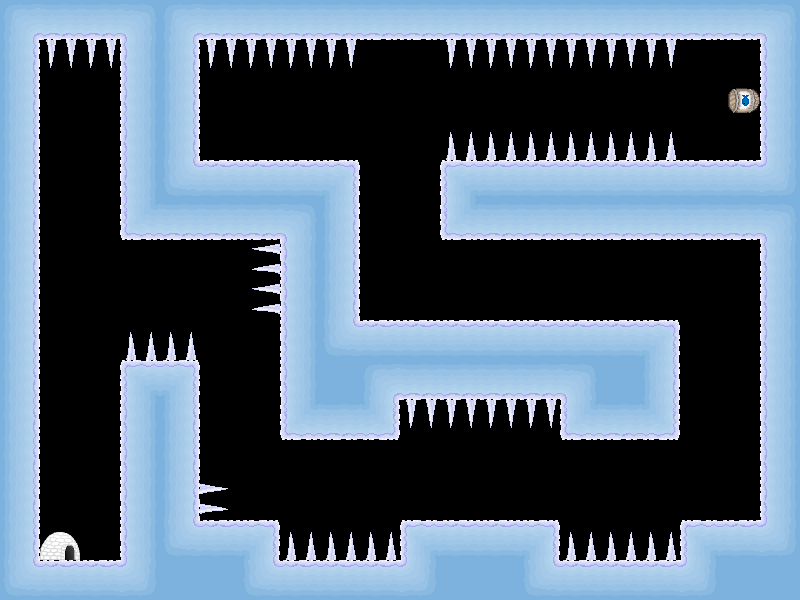

Rendered tile map (Tiled .tmx) drawn with the repository's tilesets; below, a short description and the map source with its tile grids summarised:
An orthogonal 20x15 tile map with 40x40 px tiles, 1 tile layer (Kachelebene 1), 4 tilesets.

<map version="1.0" orientation="orthogonal" width="20" height="15" tilewidth="40" tileheight="40">
 <tileset firstgid="1" name="Objekte" tilewidth="40" tileheight="40">
  <image source="Objekte.png" width="160" height="120" />
  <tile id="0">
   <properties>
    <property name="die" value="true" />
    <property name="id" value="14" />
   </properties>
  </tile>
  <tile id="1">
   <properties>
    <property name="die" value="true" />
    <property name="id" value="15" />
   </properties>
  </tile>
  <tile id="2">
   <properties>
    <property name="die" value="true" />
    <property name="id" value="16" />
   </properties>
  </tile>
  <tile id="3">
   <properties>
    <property name="die" value="true" />
    <property name="id" value="17" />
   </properties>
  </tile>
  <tile id="4">
   <properties>
    <property name="id" value="18" />
    <property name="level" value="true" />
   </properties>
  </tile>
  <tile id="5">
   <properties>
    <property name="id" value="19" />
    <property name="level" value="true" />
   </properties>
  </tile>
  <tile id="6">
   <properties>
    <property name="id" value="20" />
    <property name="level" value="true" />
   </properties>
  </tile>
  <tile id="7">
   <properties>
    <property name="id" value="21" />
    <property name="level" value="true" />
   </properties>
  </tile>
  <tile id="8">
   <properties>
    <property name="fish" value="true" />
    <property name="id" value="22" />
   </properties>
  </tile>
  <tile id="9">
   <properties>
    <property name="fish" value="true" />
    <property name="id" value="23" />
   </properties>
  </tile>
  <tile id="10">
   <properties>
    <property name="fish" value="true" />
    <property name="id" value="24" />
   </properties>
  </tile>
  <tile id="11">
   <properties>
    <property name="fish" value="true" />
    <property name="id" value="25" />
   </properties>
  </tile>
 </tileset>
 <tileset firstgid="13" name="Personen" tilewidth="40" tileheight="40">
  <image source="Personen.png" width="160" height="160" />
 </tileset>
 <tileset firstgid="29" name="Texturen" tilewidth="40" tileheight="40">
  <image source="Texturen.png" width="160" height="480" />
  <tile id="0">
   <properties>
    <property name="blocked" value="true" />
    <property name="id" value="0" />
   </properties>
  </tile>
  <tile id="1">
   <properties>
    <property name="blocked" value="true" />
    <property name="id" value="1" />
   </properties>
  </tile>
  <tile id="2">
   <properties>
    <property name="blocked" value="true" />
    <property name="id" value="3" />
   </properties>
  </tile>
  <tile id="3">
   <properties>
    <property name="blocked" value="true" />
    <property name="id" value="4" />
   </properties>
  </tile>
  <tile id="4">
   <properties>
    <property name="blocked" value="true" />
    <property name="id" value="5" />
   </properties>
  </tile>
  <tile id="5">
   <properties>
    <property name="blocked" value="true" />
    <property name="id" value="6" />
   </properties>
  </tile>
  <tile id="6">
   <properties>
    <property name="blocked" value="true" />
    <property name="id" value="7" />
   </properties>
  </tile>
  <tile id="7">
   <properties>
    <property name="blocked" value="true" />
    <property name="id" value="8" />
   </properties>
  </tile>
  <tile id="8">
   <properties>
    <property name="blocked" value="true" />
    <property name="id" value="9" />
   </properties>
  </tile>
  <tile id="9">
   <properties>
    <property name="blocked" value="true" />
    <property name="id" value="10" />
   </properties>
  </tile>
  <tile id="10">
   <properties>
    <property name="blocked" value="true" />
    <property name="id" value="11" />
   </properties>
  </tile>
  <tile id="11">
   <properties>
    <property name="blocked" value="true" />
    <property name="id" value="12" />
   </properties>
  </tile>
  <tile id="12">
   <properties>
    <property name="blocked" value="true" />
    <property name="id" value="13" />
   </properties>
  </tile>
  <tile id="13">
   <properties>
    <property name="blocked" value="true" />
    <property name="id" value="27" />
   </properties>
  </tile>
  <tile id="14">
   <properties>
    <property name="blocked" value="true" />
    <property name="id" value="28" />
   </properties>
  </tile>
  <tile id="15">
   <properties>
    <property name="blocked" value="true" />
    <property name="id" value="29" />
   </properties>
  </tile>
  <tile id="16">
   <properties>
    <property name="blocked" value="true" />
    <property name="id" value="30" />
   </properties>
  </tile>
  <tile id="17">
   <properties>
    <property name="blocked" value="true" />
    <property name="id" value="31" />
   </properties>
  </tile>
  <tile id="18">
   <properties>
    <property name="blocked" value="true" />
    <property name="id" value="32" />
   </properties>
  </tile>
  <tile id="19">
   <properties>
    <property name="blocked" value="true" />
    <property name="id" value="33" />
   </properties>
  </tile>
  <tile id="20">
   <properties>
    <property name="blocked" value="true" />
    <property name="id" value="34" />
   </properties>
  </tile>
  <tile id="21">
   <properties>
    <property name="blocked" value="true" />
    <property name="id" value="35" />
   </properties>
  </tile>
  <tile id="22">
   <properties>
    <property name="blocked" value="true" />
    <property name="id" value="36" />
   </properties>
  </tile>
  <tile id="23">
   <properties>
    <property name="blocked" value="true" />
    <property name="id" value="37" />
   </properties>
  </tile>
  <tile id="24">
   <properties>
    <property name="blocked" value="true" />
    <property name="id" value="38" />
   </properties>
  </tile>
  <tile id="25">
   <properties>
    <property name="blocked" value="true" />
    <property name="id" value="39" />
   </properties>
  </tile>
  <tile id="26">
   <properties>
    <property name="blocked" value="true" />
    <property name="id" value="40" />
   </properties>
  </tile>
  <tile id="27">
   <properties>
    <property name="blocked" value="true" />
    <property name="id" value="41" />
   </properties>
  </tile>
  <tile id="28">
   <properties>
    <property name="blocked" value="true" />
    <property name="id" value="42" />
   </properties>
  </tile>
  <tile id="29">
   <properties>
    <property name="blocked" value="true" />
    <property name="id" value="43" />
   </properties>
  </tile>
  <tile id="30">
   <properties>
    <property name="blocked" value="true" />
    <property name="id" value="44" />
   </properties>
  </tile>
  <tile id="31">
   <properties>
    <property name="blocked" value="true" />
    <property name="id" value="45" />
   </properties>
  </tile>
  <tile id="32">
   <properties>
    <property name="blocked" value="true" />
    <property name="id" value="46" />
   </properties>
  </tile>
  <tile id="33">
   <properties>
    <property name="blocked" value="true" />
    <property name="id" value="47" />
   </properties>
  </tile>
  <tile id="34">
   <properties>
    <property name="blocked" value="true" />
    <property name="id" value="48" />
   </properties>
  </tile>
  <tile id="35">
   <properties>
    <property name="blocked" value="true" />
    <property name="id" value="49" />
   </properties>
  </tile>
  <tile id="36">
   <properties>
    <property name="blocked" value="true" />
    <property name="id" value="50" />
   </properties>
  </tile>
  <tile id="37">
   <properties>
    <property name="blocked" value="true" />
    <property name="id" value="51" />
   </properties>
  </tile>
  <tile id="38">
   <properties>
    <property name="blocked" value="true" />
    <property name="id" value="52" />
   </properties>
  </tile>
  <tile id="39">
   <properties>
    <property name="blocked" value="true" />
    <property name="id" value="53" />
   </properties>
  </tile>
  <tile id="40">
   <properties>
    <property name="blocked" value="true" />
    <property name="id" value="54" />
   </properties>
  </tile>
  <tile id="41">
   <properties>
    <property name="blocked" value="true" />
    <property name="id" value="55" />
   </properties>
  </tile>
  <tile id="42">
   <properties>
    <property name="blocked" value="true" />
    <property name="id" value="56" />
   </properties>
  </tile>
  <tile id="43">
   <properties>
    <property name="blocked" value="true" />
    <property name="id" value="57" />
   </properties>
  </tile>
  <tile id="44">
   <properties>
    <property name="blocked" value="true" />
    <property name="id" value="58" />
   </properties>
  </tile>
  <tile id="45">
   <properties>
    <property name="blocked" value="true" />
    <property name="id" value="59" />
   </properties>
  </tile>
  <tile id="46">
   <properties>
    <property name="blocked" value="true" />
    <property name="id" value="60" />
   </properties>
  </tile>
 </tileset>
 <tileset firstgid="77" name="Eissturm" tilewidth="40" tileheight="40">
  <image source="Eissturm.png" width="40" height="40" />
  <tile id="0">
   <properties>
    <property name="id" value="26" />
    <property name="rotate" value="true" />
   </properties>
  </tile>
 </tileset>
 <layer name="Kachelebene 1" width="20" height="15">
  <properties>
   <property name="id" value="0" />
  </properties>
  <data>[300 cells, 184 non-empty, 20 distinct tile ids]</data>
 </layer>
 <objectgroup name="Objektebene 1" width="20" height="15">
  <properties>
   <property name="id" value="1" />
  </properties>
 </objectgroup>
</map>
